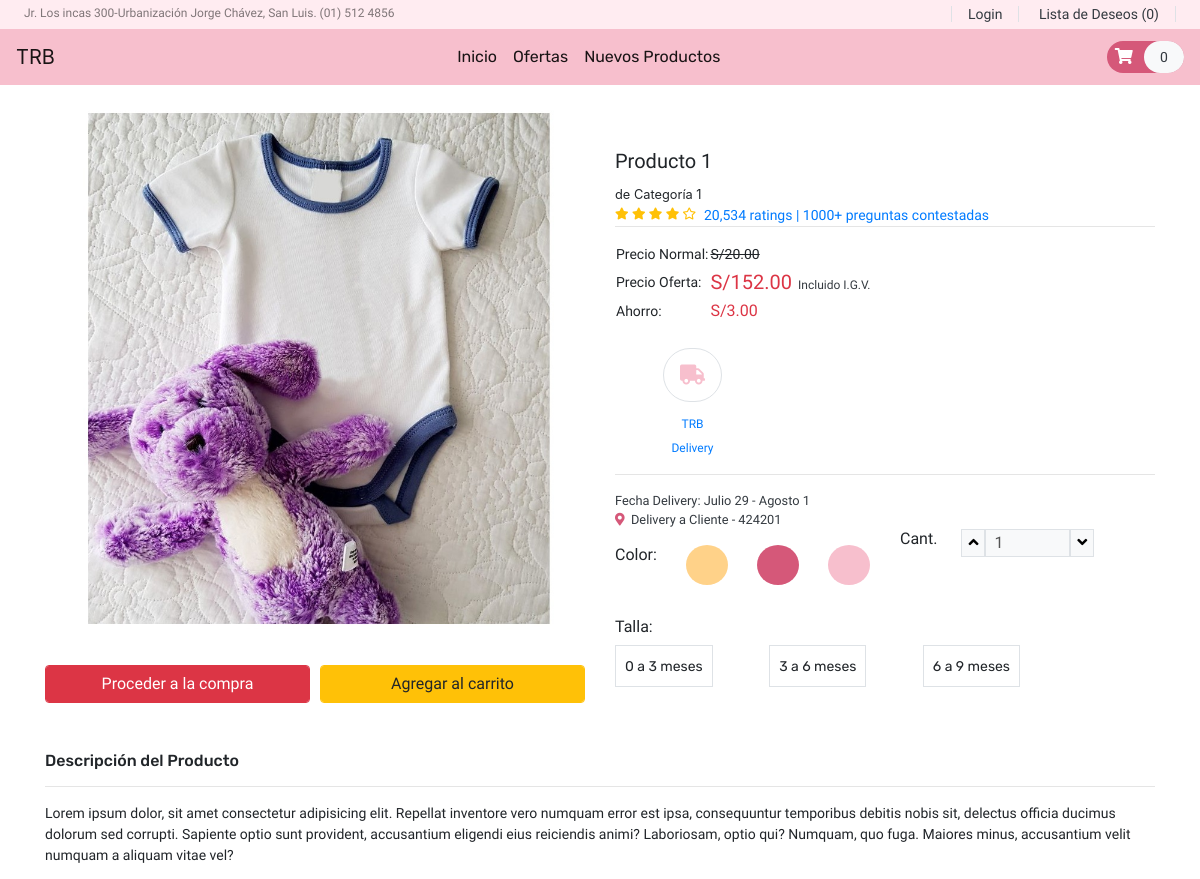
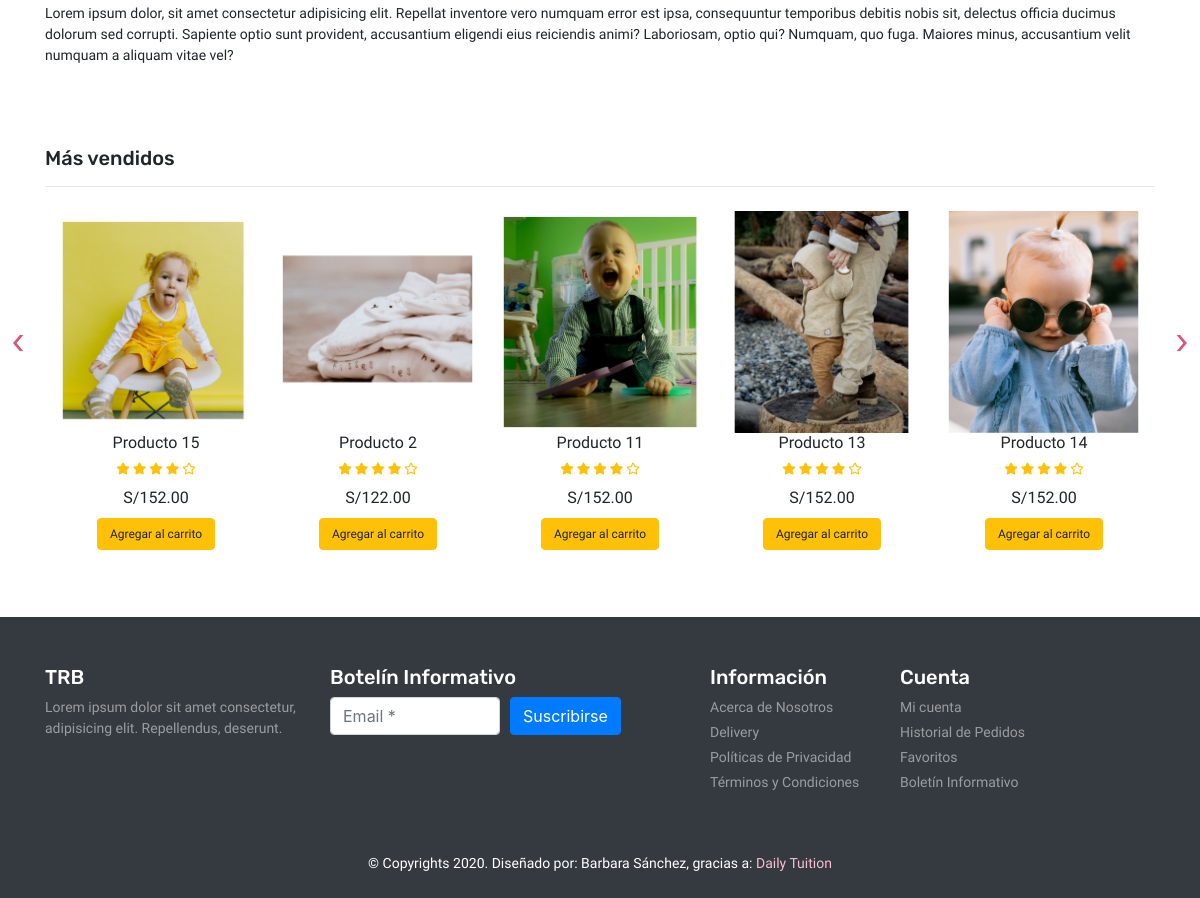
The page /product.php on the database its author committed (2 pictures, top to bottom).
### tables this page shows
CREATE TABLE `product` (
  `item_id` int(11) NOT NULL,
  `item_brand` varchar(200) NOT NULL,
  `item_name` varchar(255) NOT NULL,
  `item_price` double(10,2) NOT NULL,
  `item_image` varchar(255) NOT NULL,
  `item_register` datetime DEFAULT NULL
);

### database/DBController.php (called while the page is built, shortened)
<?php
class DBController
{
    protected $host = 'remotemysql.com';
    protected $user = 'ZUCZxBxbsp';
    protected $password = 'GwmhNXBD0J';
    protected $database = "ZUCZxBxbsp";
    public function __construct()
    {
        $this->con = mysqli_connect($this->host, $this->user, $this->password, $this->database);
    }
}

### functions.php (called while the page is built, shortened)
<?php
require('database/DBController.php');
require ('database/Product.php');
$db = new DBController();
$product = new Product($db);
$product_shuffle = $product->getData();
$Cart = new Cart($db );

### database/Product.php (called while the page is built, shortened)
<?php
class Product
{
    public $db = null;
    public function __construct(DBController $db)
    {
        $this->db = $db;
    }
    public function getData($table = 'product')
    {
        $result = $this->db->con->query("SELECT * FROM {$table}");
        $resultArray = array();
        while ($item = mysqli_fetch_array($result, MYSQLI_ASSOC)) {
            $resultArray[] = $item;
        }
        return $resultArray;
    }
}

### product.php (called while the page is built)
<?php
include('header.php');
?>
<?php
include('Template/_products.php');
include('Template/_top-sale.php');
?>
<?php
include('footer.php');
?>

### public/Template/_top-sale.php (the view, shortened to what this page needs)
<?php
shuffle($product_shuffle);
?>
<section id="top-sale">
    <div class="container py-5">
        <h4 class="font-rubik font-size-20">Más vendidos</h4>
        <hr>
        <div class="owl-carousel owl-theme">
            <?php foreach($product_shuffle as $item ){ ?>
            <div class="item py-2">
                <div class="product font-rale">
                    <a href="<?php printf('%s?item_id=%s', 'product.php',  $item['item_id']); ?>"><img src="<?php echo $item['item_image']??"./assets/Productos/1.jpg"; ?>" alt="product1" class="img-fluid"></a>
                    <div class="text-center">
                        <h6><?php echo $item['item_name']??"Desconocido"; ?></h6>
                        <div class="rating text-warning font-size-12">
                            <span><i class="fas fa-star"></i></span>
                            <span><i class="fas fa-star"></i></span>
                            <span><i class="fas fa-star"></i></span>
                            <span><i class="fas fa-star"></i></span>
                            <span><i class="far fa-star"></i></span>
                        </div>
                        <div class="price py-2">
                            <span>S/<?php echo $item['item_price']??'0';?></span>
                        </div>
                        <form method="post">
                            <?php
                            if (in_array($item['item_id'], $Cart->getCartId($product->getData('cart')) ?? [])){
                                echo '<button type="submit" disabled class="btn btn-success font-size-12">En el carrito</button>';
                            }else{
                                echo '<button type="submit" name="top_sale_submit" class="btn btn-warning font-size-12">Agregar al carrito</button>';
                            }
                            ?>
                        </form>
                    </div>
                </div>
            </div>
            <?php }?>
        </div>
    </div>
</section>

### public/Template/_products.php (shortened to what this page needs)
<?php
$item_id = $_GET['item_id'] ?? 1;
foreach ($product->getData() as $item) :
if ($item['item_id'] == $item_id) :
?>
<section id="product" class="py-3">
    <div class="container">
        <div class="row">
            <div class="col-sm-6">
                <img src="<?php echo $item['item_image'] ?? "./assets/Productos/1.jpg" ?>" alt="product" class="img-fluid">
                <div class="form-row pt-4 font-size-16 font-baloo">
                    <div class="col">
                        <button type="submit" class="btn btn-danger form-control">Proceder a la compra</button>
                    </div>
                    <div class="col">
                        <?php
                        if (in_array($item['item_id'], $Cart->getCartId($product->getData('cart')) ?? [])){
                            echo '<button type="submit" disabled class="btn btn-success font-size-16 form-control">En el carrito</button>';
                        }else{
                            echo '<button type="submit" name="top_sale_submit" class="btn btn-warning font-size-16 form-control">Agregar al carrito</button>';
                        }
                        ?>
                    </div>
                </div>
            </div>
            <div class="col-sm-6 py-5">
                <h5 class="font-baloo font-size-20"><?php echo $item['item_name'] ?? "Desconocido"; ?></h5>
                <small>de <?php echo $item['item_brand'] ?? "Marca"; ?></small>
                <div class="d-flex">
                    <div class="rating text-warning font-size-12">
                        <span><i class="fas fa-star"></i></span>
                        <span><i class="fas fa-star"></i></span>
                        <span><i class="fas fa-star"></i></span>
                        <span><i class="fas fa-star"></i></span>
                        <span><i class="far fa-star"></i></span>
                    </div>
                    <a href="#" class="px-2 font-rale font-size-14">20,534 ratings | 1000+ preguntas contestadas</a>
                </div>
                <hr class="m-0">
                <table class="my-3">
                    <tr class="font-rale font-size-14">
                        <td>Precio Normal:</td>
                        <td><strike>S/20.00</strike></td>
                    </tr>
                    <tr class="font-rale font-size-14">
                        <td>Precio Oferta:</td>
                        <td class="font-size-20 text-danger">S/<span><?php echo $item['item_price'] ?? 0; ?></span><small class="text-dark font-size-12">&nbsp;&nbsp;Incluido I.G.V.</small></td>
                    </tr>
                    <tr class="font-rale font-size-14">
                        <td>Ahorro:</td>
                        <td><span class="font-size-16 text-danger">S/3.00</span></td>
                    </tr>
                </table>
                <div id="policy">
                    <div class="d-flex">
                        <div class="return text-center mr-5">
                            <div class="font-size-20 my-2 color-second">
                                <span class="fas fa-truck  border p-3 rounded-pill"></span>
                            </div>
                            <a href="#" class="font-rale font-size-12">TRB<br>Delivery</a>
                        </div>
                    </div>
                </div>
                <hr>
                <div id="order-details" class="font-rale d-flex flex-column text-dark">
                    <small>Fecha Delivery: Julio 29  - Agosto 1</small>
                    <small><i class="fas fa-map-marker-alt color-primary"></i>&nbsp;&nbsp;Delivery a Cliente - 424201</small>
                </div>
                <div class="row">
                    <div class="col-6">
                        <div class="color my-3">
                            <div class="d-flex justify-content-between">
                                <h6 class="font-baloo">Color:</h6>
                                <div class="p-2 color-yellow-bg rounded-circle"><button class="btn font-size-14"></button></div>
                                <div class="p-2 color-primary-bg rounded-circle"><button class="btn font-size-14"></button></div>
                                <div class="p-2 color-second-bg rounded-circle"><button class="btn font-size-14"></button></div>
                            </div>
                        </div>
                    </div>
                    <div class="col-6">
                        <div class="qty d-flex">
                            <h6 class="font-baloo">Cant.</h6>
                            <div class="px-4 d-flex font-rale">
                                <button class="qty-up border bg-light" data-id="pro1"><i class="fas fa-angle-up"></i></button>
                                <input type="text" data-id="pro1" class="qty_input border px-2 w-50 bg-light" disabled value="1" placeholder="1">
                                <button data-id="pro1" class="qty-down border bg-light"><i class="fas fa-angle-down"></i></button>
                            </div>
                        </div>
                    </div>
                </div>
                <div class="size my-3">
                    <h6 class="font-baloo">Talla:</h6>
                    <div class="d-flex justify-content-between w-75">
                        <div class="font-rubik border p-2">
                            <button class="btn p-0 font-size-14">0 a 3 meses</button>
                        </div>
                        <div class="font-rubik border p-2">
                            <button class="btn p-0 font-size-14">3 a 6 meses</button>
                        </div>
                        <div class="font-rubik border p-2">
                            <button class="btn p-0 font-size-14">6 a 9 meses</button>
                        </div>
                    </div>
                </div>
            </div>
            <div class="col-12">
                <h6 class="font-rubik">Descripción del Producto</h6>
                <hr>
                <p class="font-rale font-size-14">Lorem ipsum dolor, sit amet consectetur adipisicing elit. Repellat inventore vero numquam error est ipsa, consequuntur temporibus debitis nobis sit, delectus officia ducimus dolorum sed corrupti. Sapiente optio sunt provident, accusantium eligendi eius reiciendis animi? Laboriosam, optio qui? Numquam, quo fuga. Maiores minus, accusantium velit numquam a aliquam vitae vel?</p>
                <p class="font-rale font-size-14">Lorem ipsum dolor, sit amet consectetur adipisicing elit. Repellat inventore vero numquam error est ipsa, consequuntur temporibus debitis nobis sit, delectus officia ducimus dolorum sed corrupti. Sapiente optio sunt provident, accusantium eligendi eius reiciendis animi? Laboriosam, optio qui? Numquam, quo fuga. Maiores minus, accusantium velit numquam a aliquam vitae vel?</p>
            </div>
        </div>
    </div>
</section>
<?php
endif;
endforeach;
?>

### style.css (style rules this page uses)
button, button:focus { outline: none !important; box-shadow: none !important; }
.font-baloo { font-family: "Baloo Thambi 2", cursive; }
.font-rale { font-family: "Raleway", cursive; }
.font-rubik { font-family: "Rubik", cursive; }
.font-size-12 { font-size: 12px; }
.font-size-14 { font-size: 14px; }
.font-size-16 { font-size: 16px; }
.font-size-20 { font-size: 20px; }
.color-primary { color: #D55879; }
.color-primary-bg { background: #D55879; }
.color-second { color: #F7BFCD; }
.color-second-bg { background: #F7BFCD; }
.color-yellow-bg { background: #FFD289; }
#top-sale .owl-carousel .item .product a { overflow: hidden; }
#top-sale .owl-carousel .item .product img { transition: transform 0.5s ease; }

### rows shown on the page
product: item_image (picture), item_name "Producto 1", item_brand "Categoría 1", item_price "152.00"
product: item_image (picture), item_name "Producto 15", item_price "152.00"
product: item_image (picture), item_name "Producto 2", item_price "122.00"
product: item_image (picture), item_name "Producto 11", item_price "152.00"
product: item_image (picture), item_name "Producto 13", item_price "152.00"
product: item_image (picture), item_name "Producto 14", item_price "152.00"

### other values the page prints
count($product->getData('cart')) "0"
